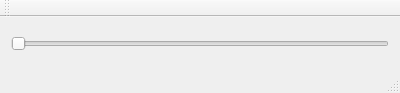
<?xml version="1.0" encoding="UTF-8"?>
<ui version="4.0">
 <class>BasicQtApp</class>
 <widget class="QMainWindow" name="BasicQtApp">
  <property name="geometry">
   <rect>
    <x>0</x>
    <y>0</y>
    <width>400</width>
    <height>93</height>
   </rect>
  </property>
  <property name="windowTitle">
   <string>BasicQtApp</string>
  </property>
  <widget class="QWidget" name="centralWidget">
   <layout class="QHBoxLayout" name="horizontalLayout">
    <item>
     <widget class="QSlider" name="horizontalSlider">
      <property name="maximum">
       <number>255</number>
      </property>
      <property name="orientation">
       <enum>Qt::Horizontal</enum>
      </property>
     </widget>
    </item>
   </layout>
  </widget>
  <widget class="QMenuBar" name="menuBar">
   <property name="geometry">
    <rect>
     <x>0</x>
     <y>0</y>
     <width>400</width>
     <height>21</height>
    </rect>
   </property>
  </widget>
  <widget class="QToolBar" name="mainToolBar">
   <attribute name="toolBarArea">
    <enum>TopToolBarArea</enum>
   </attribute>
   <attribute name="toolBarBreak">
    <bool>false</bool>
   </attribute>
  </widget>
  <widget class="QStatusBar" name="statusBar"/>
 </widget>
 <layoutdefault spacing="6" margin="11"/>
 <resources/>
 <connections/>
</ui>
